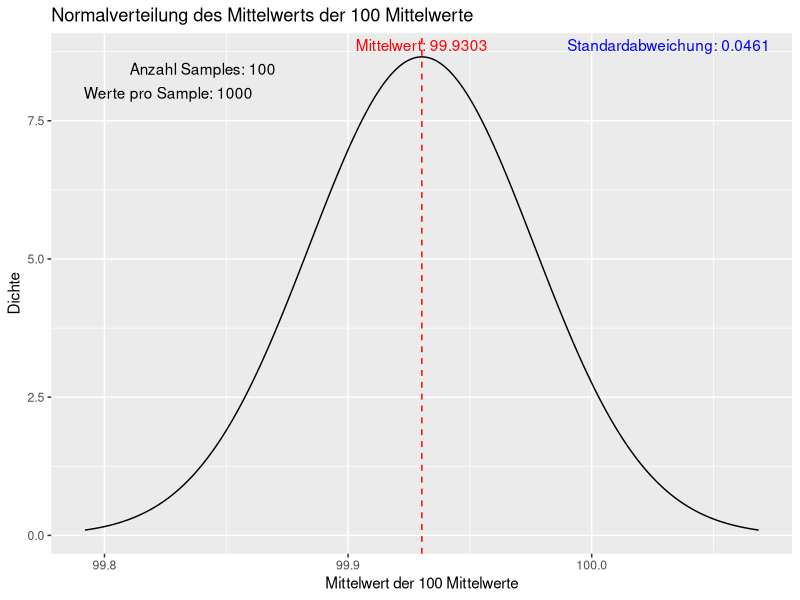

The R script that drew this image:
library(ggplot2)

# Anzahl der Samples (wie oft soll es mir einen Mittelwert von IQ berechnen)
anzahl_samples <- 100
# Anzahl der Werte pro Sample (wie viele Werte soll es für den Mittelwert nehmen)
werte_pro_sample <- 1000
# Parameter für die Normalverteilung 
erwartungswert <- 100
standardabweichung <- 15

# Leerer Vektor zur Speicherung der Mittelwerte
mittelwerte <- numeric(anzahl_samples)

# Schleife über die Anzahl der Samples
for (i in 1:anzahl_samples) {
  # Generiere IQ-Werte für jedes Sample
  iq_werte <- rnorm(werte_pro_sample, mean = erwartungswert, sd = standardabweichung)
  
  # Berechne den Mittelwert der IQ-Werte
  mittelwerte[i] <- mean(iq_werte)
}

# Berechne den Mittelwert der 100 Mittelwerte
gesamt_mittelwert <- mean(mittelwerte)

# Berechne die Standardabweichung des Mittelwerts der 100 Mittelwerte
gesamt_standardabweichung <- sd(mittelwerte)

# Berechne die Standardabweichung des Mittelwerts der 100 Mittelwerte
standardabweichung_mittelwert <- sd(mittelwerte) / sqrt(anzahl_samples)


# Erzeugt die Normalverteilung des Mittelwerts der 100 Mittelwerte
normalverteilung <- data.frame(x = seq(gesamt_mittelwert - 3 * standardabweichung_mittelwert, gesamt_mittelwert + 3 * standardabweichung_mittelwert, length.out = 1000))
normalverteilung$y <- dnorm(normalverteilung$x, mean = gesamt_mittelwert, sd = standardabweichung_mittelwert)

# Erzeugt den Plot/Graph mit der coolen Schrift
ggplot(normalverteilung, aes(x, y)) +
  geom_line() +
  geom_vline(xintercept = gesamt_mittelwert, color = "red", linetype = "dashed") +
  annotate("text", x = gesamt_mittelwert, y = max(normalverteilung$y), label = sprintf("Mittelwert: %.4f", gesamt_mittelwert), vjust = -0.5, hjust = 0.5, color = "red") +
  annotate("text", x = gesamt_mittelwert + 2.2 * standardabweichung_mittelwert, y = max(normalverteilung$y), label = sprintf("Standardabweichung: %.4f", standardabweichung_mittelwert), vjust = -0.5, hjust = 0.5, color = "blue") +
  annotate("text", x = gesamt_mittelwert, y = max(normalverteilung$y) * 0.95, label = sprintf("Anzahl Samples: %d", anzahl_samples), vjust = -0.5, hjust = 2, color = "black") +
  annotate("text", x = gesamt_mittelwert, y = max(normalverteilung$y) * 0.9, label = sprintf("Werte pro Sample: %d", werte_pro_sample), vjust = -0.5, hjust = 2, color = "black") +
  labs(title = sprintf("Normalverteilung des Mittelwerts der %d Mittelwerte", anzahl_samples),
       x = sprintf("Mittelwert der %d Mittelwerte", anzahl_samples),
       y = "Dichte")



# Gibt mir die Werte auch in der konsoleeee aus

cat("\nMittelwert der 100 Mittelwerte:", gesamt_mittelwert, "\n")
cat("Standardabweichung des Mittelwerts der 100 Mittelwerte:", gesamt_standardabweichung, "\n")
cat("Standardabweichung des Mittelwerts der 100 Mittelwerte (Standardfehler):", standardabweichung_mittelwert, "\n")

